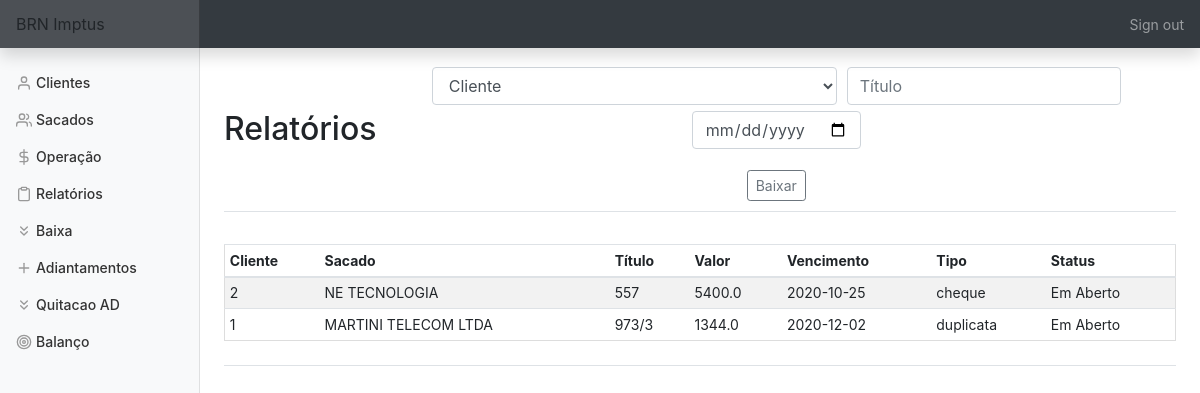
Page /baixa (signed in) on the earlier database version.
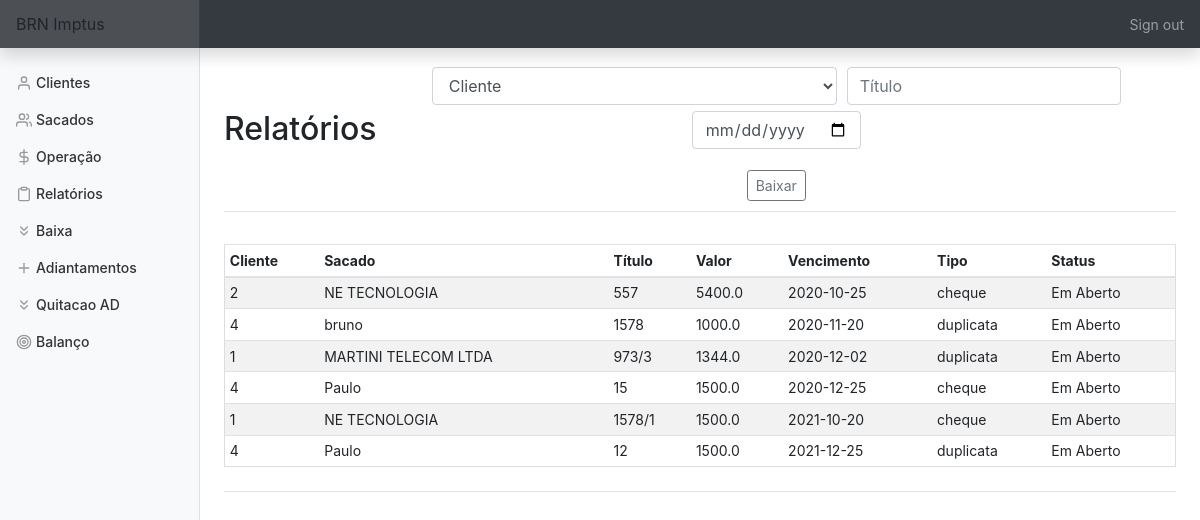
Same page on the later database version.
### tables this page shows
CREATE TABLE titulo (
    cliente_id INTEGER,
    sacado_id INTEGER,
    bordero INTEGER,
    titulo TEXT,
    vencimento DATE,
    valor FLOAT, 
    dt_negoc DATE,
    tipo TEXT,
    status TEXT,
    dt_baixa DATE, nm_sac TEXT,
    FOREIGN KEY (cliente_id) REFERENCES clientes(id),
    FOREIGN KEY (sacado_id) REFERENCES sacados(id));

### app.py (the view, shortened to what this page needs)
@app.route('/baixa', methods=['GET', 'POST'])
@login_required
def baixa():
    con = sqlite3.connect('brn.db')
    con.row_factory = sqlite3.Row
    cur = con.cursor()
    cliente = cur.execute('SELECT nome FROM clientes')
    cliente = cur.fetchall()
    titlo = cur.execute('SELECT * FROM titulo WHERE status != "Quitado" ORDER BY vencimento')
    titlo = cur.fetchall()
    if request.method == 'GET':
        return render_template('baixa.html', cliente=cliente, titulo=titlo)

### app.py (called while the page is built)
@app.after_request
def after_request(response):
    response.headers["Cache-Control"] = "no-cache, no-store, must-revalidate"
    response.headers["Expires"] = 0
    response.headers["Pragma"] = "no-cache"
    return response

### helper.py (called while the page is built)
def login_required(f):
    @wraps(f)
    def decorated_function(*args, **kwargs):
        if session.get("user_id") is None:
            return redirect("/login")
        return f(*args, **kwargs)
    return decorated_function

### templates/baixa.html (shortened to what this page needs)
{% extends "layout.html" %}
{% block main %}
    <div class='d-flex justify-content-between flex-warp flex-md-nowrap align-items-center pt-3 pb-2 mb-3 border-bottom'>
        <h1 class='h2'>Relatórios</h1>
            <form action='baixa' method='POST'>
                <div class='form-group'>
                        <select class="form-control" name="cliente">
                            <option disabled selected value>Cliente</option>
                        </select>
                        <input name='titulo' autofocus class='form-control' placeholder='Título' type='text'>
                        <input name='dt_baixa' autofocus class='form-control' placeholder='Data da Baixa' type='date'>
                </div>
                <button type='submit' id='baixa' class='btn btn-sm btn-outline-secondary'>Baixar</button>
            </form>
    </div>
    <div class='d-flex justify-content-between flex-warp flex-md-nowrap align-items-center pt-3 pb-2 mb-3 border-bottom'>
        <div class='table-responsive'>
            <table class='table table-striped table-sm'>
                <thead>
                    <tr>
                        <th>Cliente</th>
                        <th>Sacado</th>
                        <th>Título</th>
                        <th>Valor</th>
                        <th>Vencimento</th>
                        <th>Tipo</th>
                        <th>Status</th>
                    </tr>
                </thead>
                <tbody>
                    {% for row in titulo %}
                        <tr>
                            <td>{{ row['cliente_id'] }}</td>
                            <td>{{ row['nm_sac'] }}</td>
                            <td>{{ row['titulo'] }}</td>
                            <td>{{ row['valor'] }}</td>
                            <td>{{ row['vencimento'] }}</td>
                            <td>{{ row['tipo'] }}</td>
                            <td>{{ row['status'] }}</td>
                        </tr>
                    {% endfor %}
                </tbody>
            </table>
        </div>
    </div>
{% endblock %}

Differences in the rows shown:
added titulo: cliente_id "4", nm_sac "bruno", titulo "1578", valor "1000.0", vencimento "2020-11-20", tipo "duplicata", status "Em Aberto"
added titulo: cliente_id "4", nm_sac "Paulo", titulo "15", valor "1500.0", vencimento "2020-12-25", tipo "cheque", status "Em Aberto"
added titulo: cliente_id "1", nm_sac "NE TECNOLOGIA", titulo "1578/1", valor "1500.0", vencimento "2021-10-20", tipo "cheque", status "Em Aberto"
added titulo: cliente_id "4", nm_sac "Paulo", titulo "12", valor "1500.0", vencimento "2021-12-25", tipo "duplicata", status "Em Aberto"
